Frame 1 (no input): blank canvas, image omitted
Frame 60 (the mouse pressed at the canvas centre just before this capture): blank canvas, image omitted
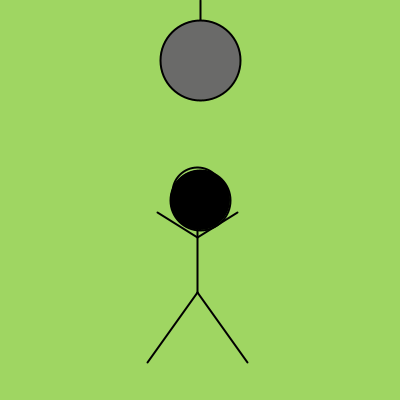
Frame 120 (the mouse held since frame 60 and released just before this capture)

The Processing sketch whose frames 1 and 60 were blank and that drew this single picture after the mouse press (run headless with seeded random() and noise(); from frame 60 on, the mouse is pressed at the canvas centre):

// Processing sketch: processing_81492
// ── processing_81492.pde

int x=200;
int y=200;
void setup(){
  size(400,400);}
void keyPressed(){
  if (key == CODED){
    if (keyCode == UP){
      int d= int(random(400));
      int f= int(random(400));
      line(200,60,d+10,f+20);
      line(200,60,d+20,f+40);
      line(200,60,d+30,f+60);
      line(200,60,d+40,f+80);
      line(200,60,d,f);}
     if (keyCode == LEFT){
             int d= int(random(400));
      int f= int(random(400));
      line(200,60,d+10,f+20);
      line(200,60,d+20,f+40);
      line(200,60,d+30,f+60);
      line(200,60,d+40,f+80);
      line(200,60,d,f);}
     if (keyCode == RIGHT){
             int d= int(random(400));
      int f= int(random(400));
      line(200,60,d+10,f+20);
      line(200,60,d+20,f+40);
      line(200,60,d+30,f+60);
      line(200,60,d+40,f+80);
      line(200,60,d,f);}}}
       
void draw(){
  keyPressed();
  noFill();
  strokeWeight(2);
  smooth();
  if (mousePressed == true){
    int r = int(random(255));
    int g = int(random(255));
    int b = int(random(255));
    background(r,g,b);
    line(200,0,200,20);
    fill(106,106,105);
    ellipse(200,60,80,80);
    noFill();
    ellipse(x,y,50,50);
    line(x,25+y,x,y+100);
    line(x,y+100,50+x,170+y);
    line(x,y+100,x-50,170+y);
    line(x,45+y,40+x,20+y);
    line(x,45+y,x-40,y+20);
    x= x+int(random(5));
    y= y+int(random(5));
    if (y >=3 || x>=3){
      x=x-int(random(5));
      y=y-int(random(5));}
      fill(236,245,0);
    ellipse(pmouseX,pmouseY,40,40);
    fill(0);
    ellipse(mouseX,mouseY,60,60);
  }
}
